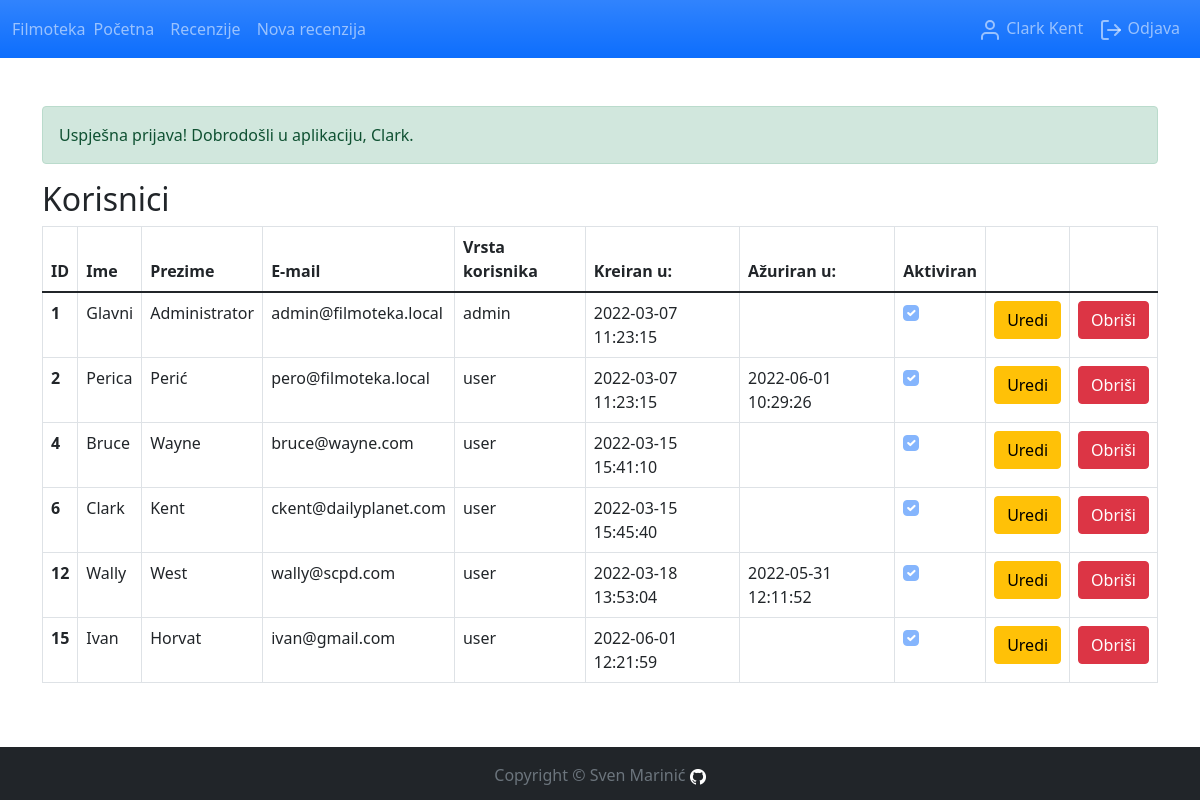
/users.php (signed in), run on the app's committed database.
### tables this page shows
CREATE TABLE `users` (
  `id` int(11) NOT NULL,
  `first_name` varchar(50) NOT NULL,
  `last_name` varchar(50) NOT NULL,
  `email` varchar(50) NOT NULL,
  `password` char(255) NOT NULL,
  `created_at` datetime NOT NULL DEFAULT current_timestamp(),
  `updated_at` datetime DEFAULT NULL,
  `is_enabled` tinyint(1) NOT NULL DEFAULT 1,
  `role_id` int(11) NOT NULL
);

CREATE TABLE `roles` (
  `id` int(11) NOT NULL,
  `name` varchar(50) NOT NULL
);

### php/users.controller.php (called while the page is built, shortened)
<?php
function getUsers() {
  $conn = createConnection();
  $sql = "SELECT users.id, first_name, last_name, email, created_at, updated_at, is_enabled, roles.name AS user_role FROM users, roles WHERE users.role_id = roles.id";
  $result = $conn->query($sql);
  $data = [];
  while ($row = $result->fetch_assoc()) {
      $data[] = $row;
  }
  return $data;
}

### users.php (the view, shortened to what this page needs)
<?php
require_once(APP_ROOT . '/php/users.controller.php');
require_once(APP_ROOT . '/components/head.component.php');
?>
<body class="d-flex flex-column h-100">
  <?php
  include(APP_ROOT . '/components/navbar.component.php');
  ?>
  <main class="flex-shrink-0">
    <div class="container py-5 h-100">
      <?php
      echo (showAlertMessage());
      ?>
      <h2>Korisnici</h2>
      <table class="table table-bordered">
        <thead>
          <tr>
            <th scope="col">ID</th>
            <th scope="col">Ime</th>
            <th scope="col">Prezime</th>
            <th scope="col">E-mail</th>
            <th scope="col">Vrsta korisnika</th>
            <th scope="col">Kreiran u:</th>
            <th scope="col">Ažuriran u:</th>
            <th scope="col">Aktiviran</th>
            <th scope="col"></th>
            <th scope="col"></th>
          </tr>
        </thead>
        <tbody>
          <?php
          require_once(APP_ROOT . '/php/users.controller.php');
          $users = getUsers();
          foreach ($users as $user) {
            $checkboxStatus = '';
            if ($user['is_enabled']) {
              $checkboxStatus = 'checked';
            }
            echo ('
              <tr>
                <th scope="row">' . $user['id'] . '</th>
                <td>' . $user['first_name'] . '</td>
                <td>' . $user['last_name'] . '</td>
                <td>' . $user['email'] . '</td>
                <td>' . $user['user_role'] . '</td>
                <td>' . $user['created_at'] . '</td>
                <td>' . $user['updated_at'] . '</td>
                <td><div class="form-check form-check-inline"><input class="form-check-input" type="checkbox" id="user_enabled_checkbox" ' . $checkboxStatus . ' disabled/></div></td>
                <td><a class="btn btn-warning" href="edit_user.php?user_id=' . $user['id'] . '">Uredi</a></td>
                <td><form class="form-inline" action="users.php" method="post" onsubmit="return confirm(\'Jeste li sigurni da želite obrisati ovog korisnika?\');"><input type="hidden" name="delete_user_id" value="' . $user['id'] . '"><button class="btn btn-danger" type="submit">Obriši</button></form></td>
              </tr>');
          }
          ?>
        </tbody>
      </table>
    </div>
  </main>
  <?php
  include(APP_ROOT . '/components/footer.component.php');
  ?>
</body>
</html>

### data on the page
users: id "1", first_name "Glavni", last_name "Administrator", email "admin@filmoteka.local", role.name "admin", created_at "2022-03-07 11:23:15"
users: id "2", first_name "Perica", last_name "Perić", email "pero@filmoteka.local", role.name "user", created_at "2022-03-07 11:23:15", updated_at "2022-06-01 10:29:26"
users: id "4", first_name "Bruce", last_name "Wayne", email "bruce@wayne.com", role.name "user", created_at "2022-03-15 15:41:10"
users: id "6", first_name "Clark", last_name "Kent", email "ckent@dailyplanet.com", role.name "user", created_at "2022-03-15 15:45:40"
users: id "12", first_name "Wally", last_name "West", email "wally@scpd.com", role.name "user", created_at "2022-03-18 13:53:04", updated_at "2022-05-31 12:11:52"
users: id "15", first_name "Ivan", last_name "Horvat", email "ivan@gmail.com", role.name "user", created_at "2022-06-01 12:21:59"

### other printed values
$_SESSION['first_name'] "Clark"
$_SESSION['last_name'] "Kent"
$_SESSION['alert_message'] "Uspješna prijava! Dobrodošli u aplikaciju, Clark."
